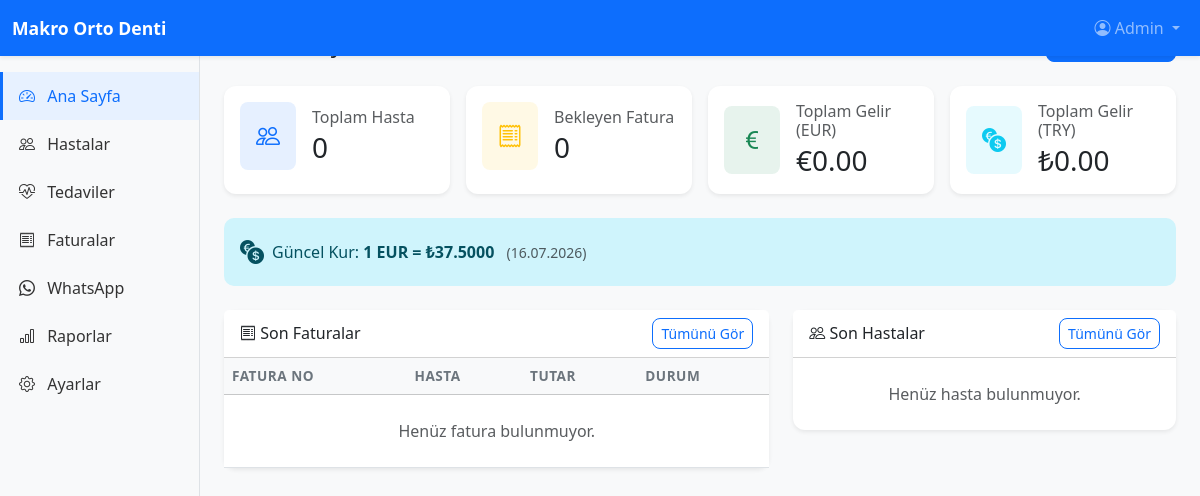
The page / (signed in) on the database its author committed.
### app/models/models.py (models this page shows, shortened)
class User(UserMixin, Base, TimestampMixin):
    __tablename__ = "users"
    id: Mapped[int] = mapped_column(Integer, primary_key=True, autoincrement=True)
    username: Mapped[str] = mapped_column(String(50), nullable=False, unique=True, index=True)
    password_hash: Mapped[str] = mapped_column(String(256), nullable=False)
    full_name: Mapped[str] = mapped_column(String(150), nullable=False)
    role: Mapped[str] = mapped_column(String(20), nullable=False, default="staff", index=True)
    is_active: Mapped[bool] = mapped_column(Boolean, default=True, nullable=False)
    last_login: Mapped[datetime | None] = mapped_column(DateTime, nullable=True)
    ROLE_ADMIN = "admin"
    ROLE_STAFF = "staff"
    VALID_ROLES = [ROLE_ADMIN, ROLE_STAFF]

class ExchangeRate(Base, TimestampMixin):
    __tablename__ = "exchange_rates"
    id: Mapped[int] = mapped_column(Integer, primary_key=True, autoincrement=True)
    rate_date: Mapped[date] = mapped_column(nullable=False, index=True)
    eur_to_try: Mapped[float] = mapped_column(Float, nullable=False)
    source: Mapped[str] = mapped_column(String(50), default="ecb", nullable=False)
    __table_args__ = (
        UniqueConstraint("rate_date", "source", name="uq_exchange_rate_date_source"),
    )

### app/routes/dashboard.py (the view)
@dashboard_bp.route("/")
@login_required
def index():
    total_patients = db.session.execute(
        db.select(db.func.count(Patient.id)).where(Patient.is_active == True)
    ).scalar() or 0
    total_treatments = db.session.execute(
        db.select(db.func.count(Treatment.id)).where(Treatment.is_active == True)
    ).scalar() or 0
    pending_invoices = db.session.execute(
        db.select(db.func.count(Invoice.id)).where(
            Invoice.status == Invoice.STATUS_PENDING,
            Invoice.is_deleted == False
        )
    ).scalar() or 0
    total_revenue_eur = db.session.execute(
        db.select(db.func.sum(Invoice.total_eur)).where(
            Invoice.status == Invoice.STATUS_PAID,
            Invoice.is_deleted == False
        )
    ).scalar() or 0
    total_revenue_try = db.session.execute(
        db.select(db.func.sum(Invoice.total_try)).where(
            Invoice.status == Invoice.STATUS_PAID,
            Invoice.is_deleted == False
        )
    ).scalar() or 0
    recent_invoices = db.session.execute(
        db.select(Invoice)
        .where(Invoice.is_deleted == False)
        .order_by(Invoice.created_at.desc())
        .limit(5)
    ).scalars().all()
    recent_patients = db.session.execute(
        db.select(Patient)
        .where(Patient.is_active == True)
        .order_by(Patient.created_at.desc())
        .limit(5)
    ).scalars().all()
    current_rate = db.session.execute(
        db.select(ExchangeRate)
        .order_by(ExchangeRate.rate_date.desc())
        .limit(1)
    ).scalar_one_or_none()
    return render_template(
        "dashboard/index.html",
        total_patients=total_patients,
        total_treatments=total_treatments,
        pending_invoices=pending_invoices,
        total_revenue_eur=total_revenue_eur,
        total_revenue_try=total_revenue_try,
        recent_invoices=recent_invoices,
        recent_patients=recent_patients,
        current_rate=current_rate,
    )

### app/user_loader.py (called while the page is built)
@login_manager.user_loader
def load_user(user_id: str) -> User | None:
    return db.session.get(User, int(user_id))

### app/templates/dashboard/index.html (shortened to what this page needs)
{% extends "base.html" %}
{% block content %}
<div class="d-flex justify-content-between align-items-center mb-4">
    <h4 class="mb-0"> Ana Sayfa</h4>
    <a href="{{ url_for('invoices.add_invoice') }}" class="btn btn-primary">
    </a>
</div>
<div class="row g-3 mb-4">
    <div class="col-md-3">
        <div class="card border-0 shadow-sm h-100">
            <div class="card-body">
                <div class="d-flex align-items-center">
                    <div class="flex-shrink-0 bg-primary bg-opacity-10 rounded-3 p-3">
                        <i class="bi bi-people text-primary fs-4"></i>
                    </div>
                    <div class="flex-grow-1 ms-3">
                        <h6 class="text-muted mb-1">Toplam Hasta</h6>
                        <h3 class="mb-0">{{ total_patients }}</h3>
                    </div>
                </div>
            </div>
        </div>
    </div>
    <div class="col-md-3">
        <div class="card border-0 shadow-sm h-100">
            <div class="card-body">
                <div class="d-flex align-items-center">
                    <div class="flex-shrink-0 bg-warning bg-opacity-10 rounded-3 p-3">
                        <i class="bi bi-receipt text-warning fs-4"></i>
                    </div>
                    <div class="flex-grow-1 ms-3">
                        <h6 class="text-muted mb-1">Bekleyen Fatura</h6>
                        <h3 class="mb-0">{{ pending_invoices }}</h3>
                    </div>
                </div>
            </div>
        </div>
    </div>
    <div class="col-md-3">
        <div class="card border-0 shadow-sm h-100">
            <div class="card-body">
                <div class="d-flex align-items-center">
                    <div class="flex-shrink-0 bg-success bg-opacity-10 rounded-3 p-3">
                        <i class="bi bi-currency-euro text-success fs-4"></i>
                    </div>
                    <div class="flex-grow-1 ms-3">
                        <h6 class="text-muted mb-1">Toplam Gelir (EUR)</h6>
                        <h3 class="mb-0">€{{ "{:,.2f}".format(total_revenue_eur) }}</h3>
                    </div>
                </div>
            </div>
        </div>
    </div>
    <div class="col-md-3">
        <div class="card border-0 shadow-sm h-100">
            <div class="card-body">
                <div class="d-flex align-items-center">
                    <div class="flex-shrink-0 bg-info bg-opacity-10 rounded-3 p-3">
                        <i class="bi bi-currency-exchange text-info fs-4"></i>
                    </div>
                    <div class="flex-grow-1 ms-3">
                        <h6 class="text-muted mb-1">Toplam Gelir (TRY)</h6>
                        <h3 class="mb-0">₺{{ "{:,.2f}".format(total_revenue_try) }}</h3>
                    </div>
                </div>
            </div>
        </div>
    </div>
</div>
{% if current_rate %}
<div class="alert alert-info d-flex align-items-center mb-4" role="alert">
    <i class="bi bi-currency-exchange fs-4 me-2"></i>
    <div>
        Güncel Kur: <strong>1 EUR = ₺{{ "{:,.4f}".format(current_rate.eur_to_try) }}</strong>
        <small class="text-muted ms-2">({{ current_rate.rate_date.strftime('%d.%m.%Y') }})</small>
    </div>
</div>
{% endif %}
<div class="row g-4">
    <div class="col-md-7">
        <div class="card border-0 shadow-sm">
            <div class="card-header bg-white d-flex justify-content-between align-items-center">
                <h6 class="mb-0"><i class="bi bi-receipt"></i> Son Faturalar</h6>
                <a href="{{ url_for('invoices.list_invoices') }}" class="btn btn-sm btn-outline-primary">Tümünü Gör</a>
            </div>
            <div class="card-body p-0">
                <div class="table-responsive">
                    <table class="table table-hover mb-0">
                        <thead class="table-light">
                            <tr>
                                <th>Fatura No</th>
                                <th>Hasta</th>
                                <th>Tutar</th>
                                <th>Durum</th>
                            </tr>
                        </thead>
                        <tbody>
                            {% for inv in recent_invoices %}
                            <tr>
                                <td><a href="{{ url_for('invoices.detail_invoice', invoice_id=inv.id) }}">{{ inv.invoice_number }}</a></td>
                                <td>{{ inv.patient.full_name }}</td>
                                <td>€{{ "{:,.2f}".format(inv.total_eur) }}<br><small class="text-muted">₺{{ "{:,.2f}".format(inv.total_try) }}</small></td>
                                <td>
                                    {% if inv.status == 'pending' %}
                                        <span class="badge bg-warning">Bekliyor</span>
                                    {% elif inv.status == 'paid' %}
                                        <span class="badge bg-success">Ödendi</span>
                                    {% elif inv.status == 'overdue' %}
                                        <span class="badge bg-danger">Gecikmiş</span>
                                    {% else %}
                                        <span class="badge bg-secondary">İptal</span>
                                    {% endif %}
                                </td>
                            </tr>
                            {% else %}
                            <tr><td colspan="4" class="text-center text-muted py-4">Henüz fatura bulunmuyor.</td></tr>
                            {% endfor %}
                        </tbody>
                    </table>
                </div>
            </div>
        </div>
    </div>
    <div class="col-md-5">
        <div class="card border-0 shadow-sm">
            <div class="card-header bg-white d-flex justify-content-between align-items-center">
                <h6 class="mb-0"><i class="bi bi-people"></i> Son Hastalar</h6>
                <a href="{{ url_for('patients.list_patients') }}" class="btn btn-sm btn-outline-primary">Tümünü Gör</a>
            </div>
            <div class="card-body p-0">
                <div class="list-group list-group-flush">
                    {% for p in recent_patients %}
                    <a href="{{ url_for('patients.detail_patient', patient_id=p.id) }}" class="list-group-item list-group-item-action">
                        <div class="d-flex justify-content-between align-items-center">
                            <div>
                                <h6 class="mb-0">{{ p.full_name }}</h6>
                                <small class="text-muted">{{ p.phone or '' }}</small>
                            </div>
                            <small class="text-muted">{{ p.treatment_status }}</small>
                        </div>
                    </a>
                    {% else %}
                    <div class="text-center text-muted py-4">Henüz hasta bulunmuyor.</div>
                    {% endfor %}
                </div>
            </div>
        </div>
    </div>
</div>
{% endblock %}

### app/templates/components/navbar.html (shortened to what this page needs)
<nav class="navbar navbar-expand-lg navbar-dark bg-primary fixed-top shadow-sm">
    <div class="container-fluid">
        <a class="navbar-brand fw-bold" href="{{ url_for('dashboard.index') }}">
             {{ clinic_name }}
        </a>
        <div class="collapse navbar-collapse" id="navbarNav">
            <ul class="navbar-nav ms-auto">
                {% if current_user.is_authenticated %}
                <li class="nav-item dropdown">
                    <a class="nav-link dropdown-toggle" href="#" data-bs-toggle="dropdown">
                        <i class="bi bi-person-circle"></i> {{ current_user.full_name }}
                    </a>
                </li>
                {% endif %}
            </ul>
        </div>
    </div>
</nav>

### app/static/css/style.css (style rules this page uses)
:root { --primary: #0d6efd; --primary-dark: #0a58ca; }
body { font-family: 'Segoe UI', Tahoma, Geneva, Verdana, sans-serif; background-color: #f8f9fa; }
.card { border-radius: 12px; transition: box-shadow 0.2s; }
.table th { font-weight: 600; font-size: 0.85rem; text-transform: uppercase; letter-spacing: 0.5px; color: #6c757d; }
.btn { border-radius: 8px; }
.alert { border-radius: 10px; border: none; }
.navbar-brand { font-size: 1.1rem; }

### rows shown on the page
User: full_name "Admin"
ExchangeRate: eur_to_try "37.5000", rate_date "16.07.2026"

### other values the page prints
{{ clinic_name }} "Makro Orto Denti"
{{ total_patients }} "0"
{{ pending_invoices }} "0"
{{ "{:,.2f}".format(total_revenue_eur) }} "0.00"
{{ "{:,.2f}".format(total_revenue_try) }} "0.00"
